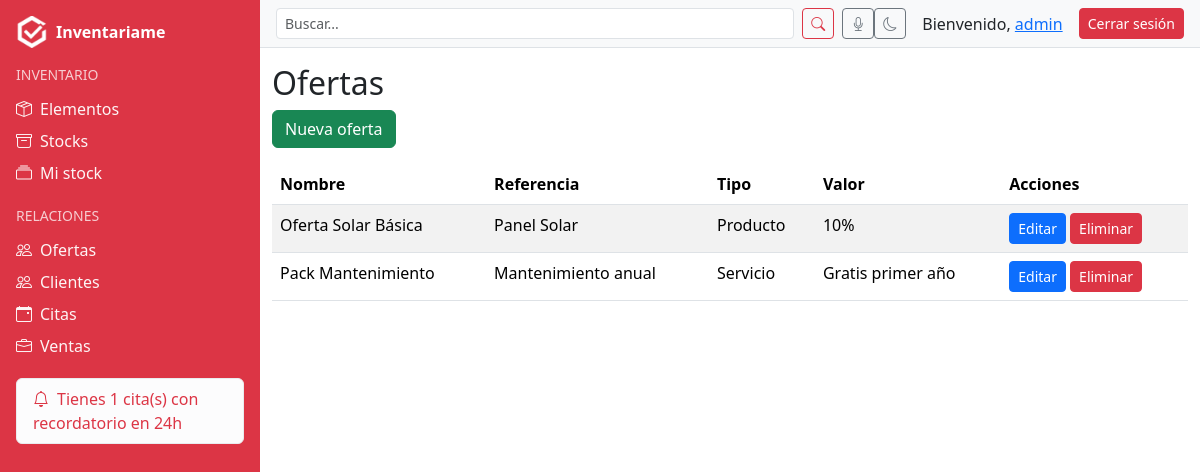
Page /ofertas/ (signed in) on the committed database.
### oferta/models.py (models this page shows, shortened)
class Oferta(models.Model):
    nombre = models.CharField(max_length=150)
    referencia = models.ForeignKey(
        Referencia,
        on_delete=models.CASCADE,
        related_name="ofertas",
        default=1
    )
    tipo = models.ForeignKey(
        Tipo,
        on_delete=models.CASCADE,
        related_name="ofertas",
        default=1
    )
    valor = models.CharField(
        max_length=50,
        help_text="Expresión como '0 + 7', '0 + 3', etc."
    )
    class Meta:
        verbose_name = "Oferta"
        verbose_name_plural = "Ofertas"
        ordering = ["nombre"]

### referencias/models.py (models this page shows, shortened)
class Referencia(models.Model):
    nombre = models.CharField(max_length=150)
    tipo = models.ForeignKey(Tipo, on_delete=models.CASCADE, related_name="referencias")
    class Meta:
        verbose_name = "Referencia"
        verbose_name_plural = "Referencias"

class Tipo(models.Model):
    nombre = models.CharField(max_length=100, unique=True)
    class Meta:
        verbose_name = "Tipo"
        verbose_name_plural = "Tipos"

### oferta/views.py (the view)
# urls.py: path("", views.oferta_list, name="oferta_list"),
@login_required
def oferta_list(request):
    ofertas = Oferta.objects.select_related("referencia", "referencia__tipo").all()
    return render(request, "oferta/oferta_list.html", {"ofertas": ofertas})

### users/context_processors.py (called while the page is built)
def alertas_processor(request):
    if not request.user.is_authenticated:
        return {}
    ahora = timezone.now()
    proximas_con_recordatorio = Cita.objects.filter(
        usuario=request.user, recordatorio=True,
        fecha__gte=ahora, fecha__lte=ahora + timedelta(days=1)
    )
    if proximas_con_recordatorio.exists():
        return {"alertas": f"Tienes {proximas_con_recordatorio.count()} cita(s) con recordatorio en 24h"}
    return {}

### oferta/templates/oferta/oferta_list.html
{% extends "base.html" %}
{% block content_authenticated %}
<h2>Ofertas</h2>
<a href="{% url 'oferta_nueva' %}" class="btn btn-success mb-3">Nueva oferta</a>
<table class="table table-striped">
  <thead>
    <tr>
      <th>Nombre</th>
      <th>Referencia</th>
      <th>Tipo</th>
      <th>Valor</th>
      <th>Acciones</th>
    </tr>
  </thead>
  <tbody>
    {% for oferta in ofertas %}
    <tr>
      <td>{{ oferta.nombre }}</td>
      <td>{{ oferta.referencia.nombre }}</td>
      <td>{{ oferta.referencia.tipo.nombre }}</td>
      <td>{{ oferta.valor }}</td>
      <td>
        <a href="{% url 'oferta_editar' oferta.pk %}" class="btn btn-primary btn-sm">Editar</a>
        <a href="{% url 'oferta_eliminar' oferta.pk %}" class="btn btn-danger btn-sm">Eliminar</a>
      </td>
    </tr>
    {% empty %}
    <tr><td colspan="5">No hay ofertas registradas.</td></tr>
    {% endfor %}
  </tbody>
</table>
{% endblock %}

### templates/includes/navbar_authenticated.html (shortened to what this page needs)
<nav class="navbar bg-light border-bottom px-3 flex-column flex-lg-row align-items-start align-items-lg-center">
  <form class="d-flex align-items-center gap-2 flex-grow-1 mt-2 mt-lg-0" method="get" action="{% url 'buscar' %}">
    <input class="form-control form-control-sm" type="search" name="q" id="searchInput" placeholder="Buscar..." value="{{ request.GET.q }}">
    <button class="btn btn-outline-danger btn-sm" type="submit"><i class="bi bi-search"></i></button>
    <button type="button" class="btn btn-outline-secondary btn-sm" id="micButton" title="Buscar por voz">
      <i class="bi bi-mic"></i>
    </button>
  </form>
  <div class="ms-auto d-none d-lg-flex align-items-center gap-3">
    <button class="btn btn-sm btn-outline-secondary" id="darkModeToggle" title="Modo oscuro"><i class="bi bi-moon"></i></button>
    <span>Bienvenido, <a href="{% url 'perfil' %}">{{ request.user.username }}{% if grupo %} ({{ grupo }}){% endif %}</a></span>
    <a class="btn btn-danger btn-sm" href="{% url 'logout' %}">Cerrar sesión</a>
  </div>
</nav>

### rows in the picture
Oferta: nombre "Oferta Solar Básica", referencia.nombre "Panel Solar", referencia.tipo.nombre "Producto", valor "10%"
Oferta: nombre "Pack Mantenimiento", referencia.nombre "Mantenimiento anual", referencia.tipo.nombre "Servicio", valor "Gratis primer año"

### other values in the picture
{{ alertas }} "Tienes 1 cita(s) con recordatorio en 24h"
{{ request.user.username }} "admin"
